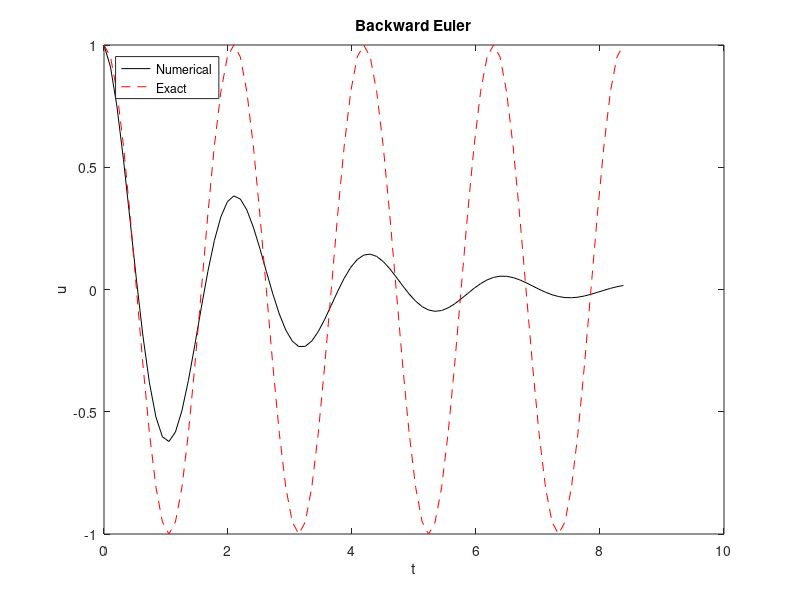
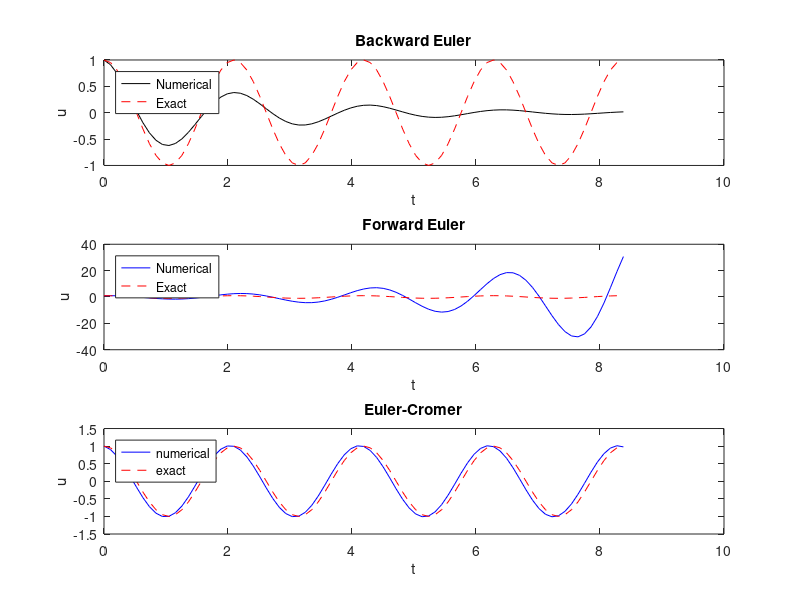

Write MATLAB code to recreate these figures, in order.
% Program for impementing Backward Euler scheme
clc, clear, close all

omega = 3;
P = 2*pi/omega;
dt = P/20;
T = 4*P;
N_t = floor(T/dt);
t = linspace(0, N_t*dt, N_t+1);

u = zeros(N_t+1, 1);
v = zeros(N_t+1, 1);

% Initial condition
X_0 = 1;
u(1) = X_0;
v(1) = 0;
true_sol = X_0*cos(omega*t);

% Backward Euler
for n = 2:N_t+1
    u(n) = (u(n-1) + dt*v(n-1))/(1+dt^2*omega^2);
    v(n) = (v(n-1)-dt*omega^2*u(n-1))/(1+dt^2*omega^2);
end

figure 
plot(t, u, 'k-', t, true_sol, 'r--');
legend('Numerical', 'Exact', 'Location','northwest');
xlabel('t');
ylabel('u');
title('Backward Euler')

figure
subplot(3,1,1);
plot(t, u, 'k-', t, true_sol, 'r--');
legend('Numerical', 'Exact', 'Location','northwest');
xlabel('t');
ylabel('u');
title('Backward Euler')

% Step equations forward in time
for n = 1:N_t
    u(n+1) = u(n) + dt*v(n);
    v(n+1) = v(n) - dt*omega^2*u(n);
end
subplot(3,1,2);
plot(t, u, 'b-',t, true_sol, 'r--');
legend('Numerical', 'Exact', 'Location','northwest');
xlabel('t');
ylabel('u');
title('Forward Euler')

% Step equations forward in time
for n = 1:N_t
    v(n+1) = v(n) - dt*omega^2*u(n);
    u(n+1) = u(n) + dt*v(n+1);
end
true_sol = X_0*cos(omega*t);
subplot(3,1,3);
plot(t, u, 'b-',t, true_sol, 'r--');
legend('numerical', 'exact', 'Location','northwest');
xlabel('t');
ylabel('u');
title('Euler-Cromer')